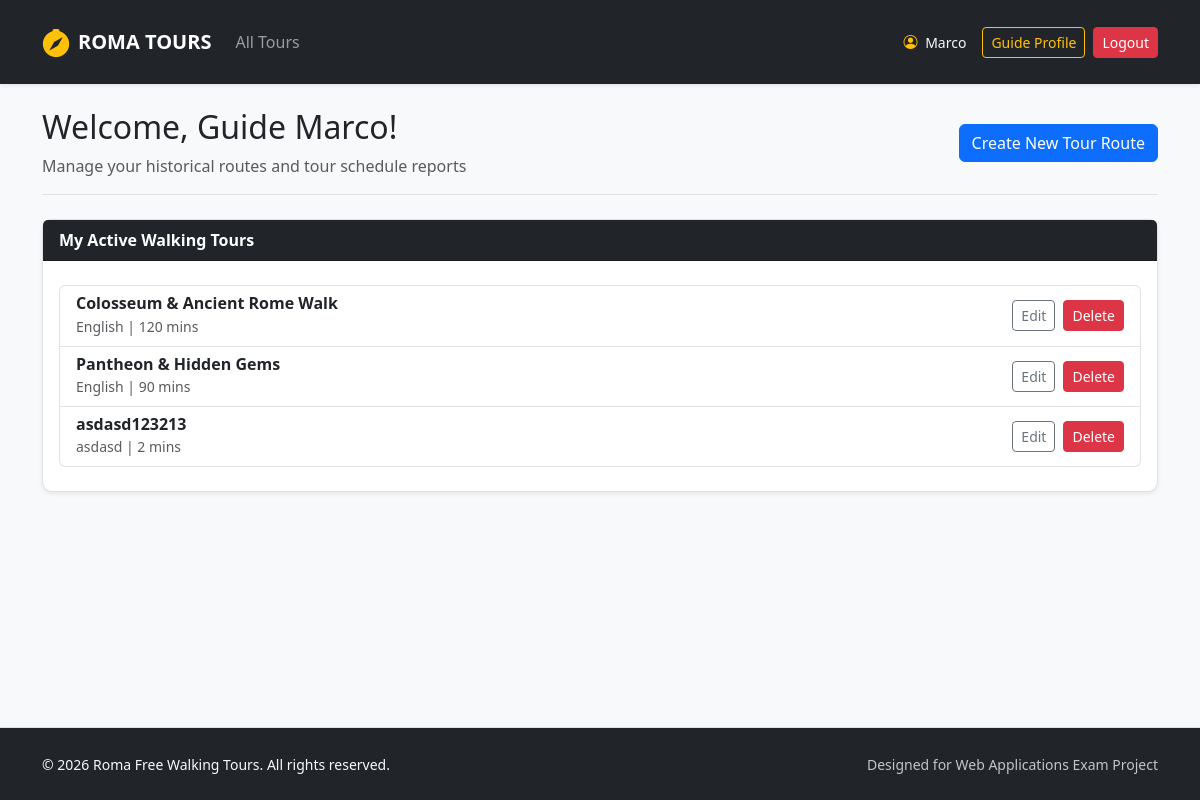
Page /guide/profile (signed in) on the earlier database version.
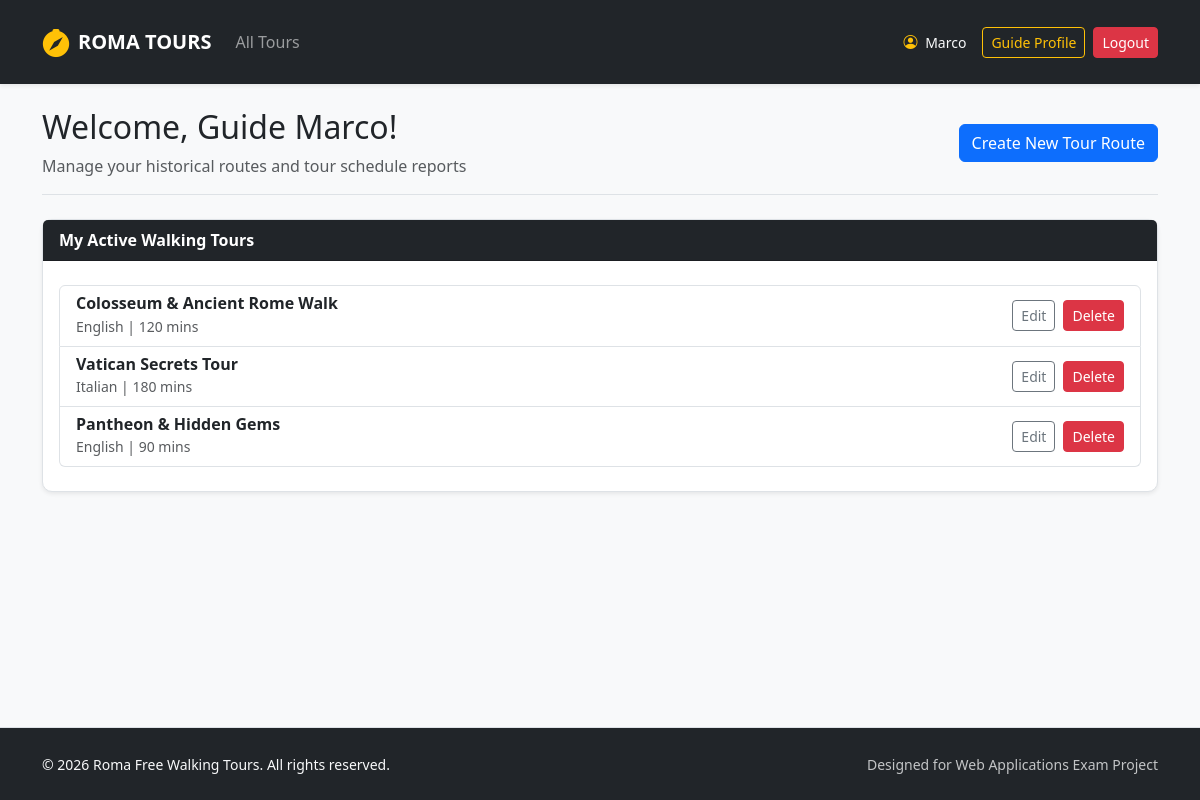
Same page on the later database version.
### tables this page shows
CREATE TABLE users (
            id INTEGER PRIMARY KEY AUTOINCREMENT,
            name TEXT NOT NULL,
            surname TEXT NOT NULL,
            email TEXT UNIQUE NOT NULL,
            password TEXT NOT NULL,
            role TEXT CHECK(role IN ('guide', 'participant', 'administrator')) NOT NULL,
            languages TEXT
        );

CREATE TABLE tours (
            id INTEGER PRIMARY KEY AUTOINCREMENT,
            guide_id INTEGER NOT NULL,
            title TEXT NOT NULL,
            meeting_point TEXT NOT NULL,
            duration INTEGER NOT NULL,
            language TEXT NOT NULL,
            max_participants INTEGER NOT NULL,
            description TEXT NOT NULL,
            stops TEXT NOT NULL,
            photos TEXT NOT NULL,
            FOREIGN KEY (guide_id) REFERENCES users(id) ON DELETE CASCADE
        );

### routes/auth_routes.py (the view)
@auth_bp.route("/guide/profile")
@login_required
@guide_required
def profile_guide():
    from dao.tours_dao import get_tours_by_guide_id
    my_tours = get_tours_by_guide_id(current_user.id)
    return render_template("profile_guide.html", tours=my_tours)

### app.py (called while the page is built)
@login_manager.user_loader
def load_user(user_id):
    db_user = get_user_by_id(user_id)
    if db_user:
        return User(
            id=db_user["id"], name=db_user["name"], surname=db_user["surname"],
            email=db_user["email"], role=db_user["role"], languages=db_user["languages"]
        )
    return None

### dao/tours_dao.py (called while the page is built)
def get_tours_by_guide_id(p_guide_id):
    query = "SELECT * FROM tours WHERE guide_id = ?"
    conn = sqlite3.connect("roma_tours.db")
    conn.row_factory = sqlite3.Row
    cursor = conn.cursor()
    cursor.execute(query, (p_guide_id,))
    tours = cursor.fetchall()
    cursor.close()
    conn.close()
    return tours

### dao/users_dao.py (called while the page is built)
def get_user_by_id(p_id):
    query = "SELECT * FROM users WHERE id = ?"
    conn = sqlite3.connect("roma_tours.db")
    conn.row_factory = sqlite3.Row
    cursor = conn.cursor()
    cursor.execute(query, (p_id,))
    db_user = cursor.fetchone()
    cursor.close()
    conn.close()
    return db_user

### routes/auth_routes.py (called while the page is built)
def guide_required(f):
    @wraps(f)
    def decorated_function(*args, **kwargs):
        if not current_user.is_authenticated or current_user.role != 'guide':
            flash("Only guides can access this page.", "danger")
            return redirect(url_for("home"))
        return f(*args, **kwargs)
    return decorated_function

### templates/profile_guide.html (shortened to what this page needs)
{% extends 'base.html' %}
{% block content %}
<div class="col-12">
  <div class="d-flex flex-wrap justify-content-between align-items-center mb-4 border-bottom pb-3">
    <div>
      <h2>Welcome, Guide {{ current_user.name }}!</h2>
      <p class="text-muted mb-0">Manage your historical routes and tour schedule reports</p>
    </div>
    <a href="{{ url_for('guide.new_tour') }}" class="btn btn-primary">Create New Tour Route</a>
  </div>
  <div class="card shadow-sm border mb-4">
    <div class="card-header bg-dark text-white fw-bold">My Active Walking Tours</div>
    <div class="card-body py-4">
       {% if tours %}
         <div class="list-group">
           {% for tour in tours %}
             <div class="list-group-item d-flex justify-content-between align-items-center">
               <div>
                 <h6 class="mb-0 fw-bold">{{ tour.title }}</h6>
                 <small class="text-muted">{{ tour.language }} | {{ tour.duration }} mins</small>
               </div>
               <div class="d-flex gap-2">
                 <a href="{{ url_for('guide.edit_tour', tour_id=tour.id) }}" class="btn btn-sm btn-outline-secondary">Edit</a>
                 <form action="{{ url_for('guide.delete_tour', tour_id=tour.id) }}" method="POST" style="display:inline;">
                    <button type="submit" class="btn btn-sm btn-danger" onclick="return confirm('Are you sure you want to delete this tour?')">Delete</button>
                 </form>
               </div>
             </div>
           {% endfor %}
         </div>
       {% else %}
         <div class="text-center text-muted">
           <i class="bi bi-map fs-2 mb-2 d-block text-secondary"></i>
           <p class="mb-0 small">No custom tour routes created yet. Click the button above to start your first tour!</p>
         </div>
       {% endif %}
    </div>
  </div>
</div>
{% endblock %}

### templates/base.html (shortened to what this page needs)
<!DOCTYPE html>
<html lang="en">
<head>
  <link href="https://cdn.jsdelivr.net/npm/bootstrap@5.3.2/dist/css/bootstrap.min.css" rel="stylesheet">
  <link rel="stylesheet" href="https://cdn.jsdelivr.net/npm/bootstrap-icons@1.11.3/font/bootstrap-icons.min.css">
  <link rel="stylesheet" href="{{ url_for('static', filename='css/styles.css') }}">
</head>
<body class="d-flex flex-column min-vh-100">
  <nav class="navbar navbar-expand-lg navbar-dark bg-dark shadow-sm py-3 mb-4">
    <div class="container">
      <a class="navbar-brand d-flex align-items-center fw-bold text-uppercase tracking-wider" href="{{ url_for('roma_tours') }}">
        <i class="bi bi-compass-fill me-2 text-warning fs-3"></i> Roma Tours
      </a>
      <div class="collapse navbar-collapse" id="mainNav">
        <ul class="navbar-nav me-auto mb-2 mb-lg-0">
          <li class="nav-item">
            <a class="nav-link {% if request.endpoint == 'home' %}active{% endif %}" href="{{ url_for('home') }}">All Tours</a>
          </li>
        </ul>
        <div class="d-flex align-items-center gap-2">
          {% if current_user.is_authenticated %}
            <span class="text-light me-2 small">
              <i class="bi bi-person-circle me-1 text-warning"></i> {{ current_user.name }}
            </span>
            {% if current_user.role == 'administrator' %}
              <a href="{{ url_for('auth.profile_admin') }}" class="btn btn-outline-warning btn-sm">Admin Dashboard</a>
            {% elif current_user.role == 'guide' %}
              <a href="{{ url_for('auth.profile_guide') }}" class="btn btn-outline-warning btn-sm">Guide Profile</a>
            {% else %}
              <a href="{{ url_for('auth.profile_participant') }}" class="btn btn-outline-warning btn-sm">My Bookings</a>
            {% endif %}
            <a href="{{ url_for('auth.logout') }}" class="btn btn-danger btn-sm">Logout</a>
          {% endif %}
        </div>
      </div>
    </div>
  </nav>
  <div class="container flex-grow-1">
    <div class="row g-4">
      {% block content %}
      {% endblock %}
    </div>
  </div>
  <footer class="mt-auto border-top bg-dark text-light">
    <div class="container py-4">
      <div class="row align-items-center">
        <div class="col-12 col-md-6 text-center text-md-start">
          <span class="small">© 2026 Roma Free Walking Tours. All rights reserved.</span>
        </div>
        <div class="col-12 col-md-6 text-center text-md-end mt-2 mt-md-0">
          <span class="small opacity-75">Designed for Web Applications Exam Project</span>
        </div>
      </div>
    </div>
  </footer>
</body>
</html>

### static/css/styles.css (style rules this page uses)
body { background-color: #f8f9fa; font-family: 'Segoe UI', Tahoma, Geneva, Verdana, sans-serif; }
.card { border: none; border-radius: 10px; transition: transform 0.2s ease, box-shadow 0.2s ease; }
footer { background-color: #ffffff; }

Differences in the rows shown:
removed tours: title "asdasd123213", language "asdasd", duration "2"
added tours: title "Vatican Secrets Tour", language "Italian", duration "180"
